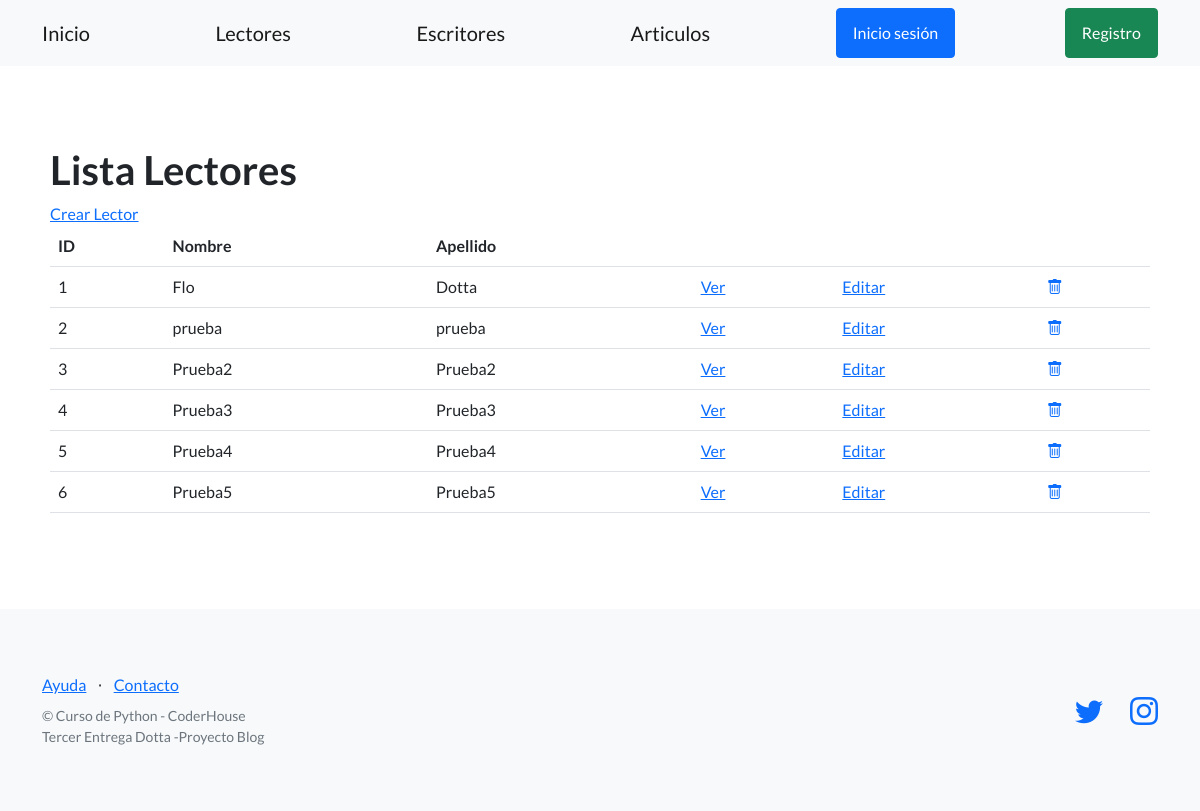
Before: /usuarios/lectores/ with the older database file.
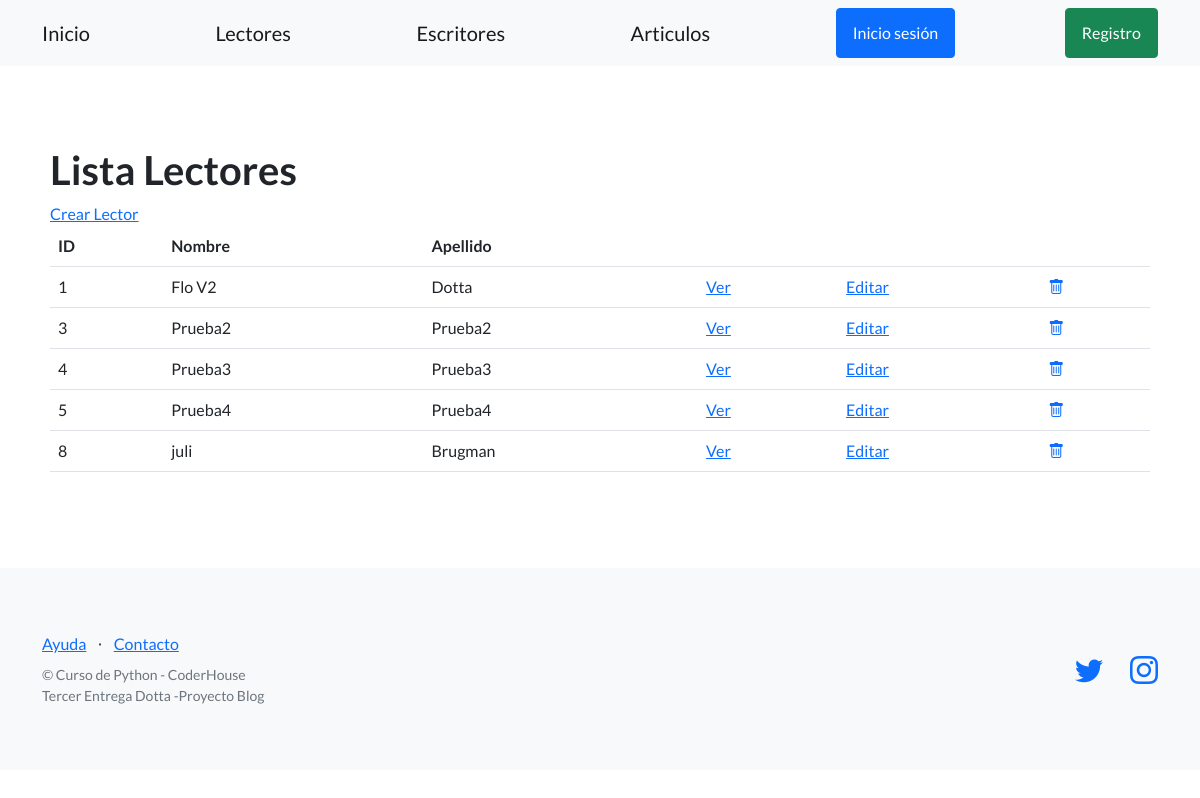
After: the same page with the newer database file.
### control_usuarios/models.py (models this page shows, shortened)
class Lector(models.Model):
    apellido = models.CharField(max_length=256)
    nombre = models.CharField(max_length=256)
    email = models.EmailField(blank=True)
    fecha_nacimiento = models.DateField(null=True)

### control_usuarios/views.py (the view)
# urls.py: path("lectores/",LectorListView.as_view(),name="lista_lectores"),
class LectorListView(ListView):
    model = Lector
    template_name = 'control_usuarios/lista_lectores.html' #mismo que le pasaba al render

### control_usuarios/templates/control_usuarios/lista_lectores.html
{% extends "control_usuarios/base.html" %}
{% block contenido %}
<section>
  <div>
    <h1>Lista Lectores</h1>
    <a href="{% url 'crear_lector' %}">Crear Lector</a>
    <table class="table">
      <tbody>
        <tr>
          <th>ID</th>
          <th>Nombre</th>
          <th>Apellido</th>
          <td></td>
          <td></td>
          <td></td>
        </tr>
        {% for lector in object_list %}
        <tr>
          <td>{{ lector.id }}</td>
          <td>{{ lector.nombre }}</td>
          <td>{{ lector.apellido }}</td>
          <td>
            <a href="{% url 'ver_lector' lector.id %}">Ver</a>
          </td>
          <td>
            <a href="{% url 'editar_lector' lector.id %}">Editar</a>
          </td>
          <td>
            <a href="{% url 'eliminar_lector' lector.id %}">
              <i class="bi bi-trash"></i>
            </a>
          </td>
        </tr>
        {% endfor %}
      </tbody>
    </table>
  </div>
</section>
{% endblock contenido %}

### control_usuarios/templates/control_usuarios/base.html (shortened to what this page needs)
{% load static %}
<!DOCTYPE html>
<html lang="en">
    <head>
        <link href="https://cdn.jsdelivr.net/npm/bootstrap-icons@1.5.0/font/bootstrap-icons.css" rel="stylesheet" type="text/css" />
        <link href="{% static 'css/styles.css' %}" rel="stylesheet" />
    </head>
    <body>
        <nav class="navbar navbar-light bg-light static-top">
            <div class="container">
                <a class="navbar-brand" href="{% url 'inicio'%}">Inicio</a>
                <a class="navbar-brand" href="{% url 'lista_lectores'%}">Lectores</a>
                <a class="navbar-brand" href="{% url 'listar_escritores'%}">Escritores</a>
                <a class="navbar-brand" href="{% url 'listar_articulos'%}">Articulos</a>
                {%if user.is_authenticated %}
                <a class="btn btn-warning" href="{% url 'logout' %}">Cierre sesión</a>
                {% else %}
                <a class="btn btn-primary" href="{% url 'login' %}">Inicio sesión</a>
                <a class="btn btn-success" href="{% url 'registro' %}">Registro</a>
                {% endif %}
            </div>
        </nav>
        <section style="padding:80px 50px;">
        {% block contenido %}
        {% endblock contenido %}
        </section>
        <footer class="footer bg-light">
            <div class="container">
                <div class="row">
                    <div class="col-lg-6 h-100 text-center text-lg-start my-auto">
                        <ul class="list-inline mb-2">
                            <li class="list-inline-item"><a href="#!">Ayuda</a></li>
                            <li class="list-inline-item">⋅</li>
                            <li class="list-inline-item"><a href="#!">Contacto</a></li>
                        </ul>
                        <p class="text-muted small mb-4 mb-lg-0">&copy; Curso de Python - CoderHouse </p>
                        <p class="text-muted small mb-4 mb-lg-0"> Tercer Entrega Dotta -Proyecto Blog</p>
                    </div>
                    <div class="col-lg-6 h-100 text-center text-lg-end my-auto">
                        <ul class="list-inline mb-0">
                            <li class="list-inline-item me-4">
                                <a href="https://twitter.com/coderhouse"><i class="bi-twitter fs-3"></i></a>
                            </li>
                            <li class="list-inline-item">
                                <a href="https://www.instagram.com/coderhouse/?hl=es"><i class="bi-instagram fs-3"></i></a>
                            </li>
                        </ul>
                    </div>
                </div>
            </div>
        </footer>
    </body>
</html>

Changed rows visible on the page:
removed Lector: id "2", nombre "prueba", apellido "prueba"
removed Lector: id "6", nombre "Prueba5", apellido "Prueba5"
changed Lector "Dotta": nombre "Flo" → "Flo V2"
added Lector: id "8", nombre "juli", apellido "Brugman"
